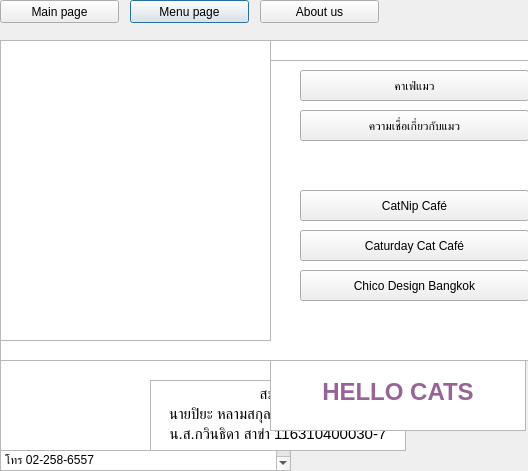
 <widget class="QDialog" name="Dialog">
  <property name="geometry">
   <rect>
    <x>0</x>
    <y>0</y>
    <width>528</width>
    <height>471</height>
   </rect>
  </property>
  <property name="minimumSize">
   <size>
    <width>520</width>
    <height>471</height>
   </size>
  </property>
  <property name="maximumSize">
   <size>
    <width>528</width>
    <height>16777215</height>
   </size>
  </property>
  <property name="windowTitle">
   <string>Dialog</string>
  </property>
  <property name="styleSheet">
   <string notr="true">background-image: url(:/cat/photo/56ea04557da1b2cad74b5d3fcc08c3ff.jpg);</string>
  </property>
  <widget class="QListView" name="listView">
   <property name="geometry">
    <rect>
     <x>160</x>
     <y>40</y>
     <width>371</width>
     <height>301</height>
    </rect>
   </property>
   <property name="styleSheet">
    <string notr="true">background-image: url(:/cat/photo/แมวส้ม-1.jpg);</string>
   </property>
  </widget>
  <widget class="QPushButton" name="pushButton_5">
   <property name="geometry">
    <rect>
     <x>130</x>
     <y>0</y>
     <width>119</width>
     <height>23</height>
    </rect>
   </property>
   <property name="styleSheet">
    <string notr="true">background-image: url(:/newPrefix/python/bbceen.jpg);</string>
   </property>
   <property name="text">
    <string>Menu page</string>
   </property>
  </widget>
  <widget class="QPushButton" name="pushButton_4">
   <property name="geometry">
    <rect>
     <x>0</x>
     <y>0</y>
     <width>119</width>
     <height>23</height>
    </rect>
   </property>
   <property name="styleSheet">
    <string notr="true">background-image: url(:/newPrefix/python/bbceen.jpg);</string>
   </property>
   <property name="text">
    <string>Main page</string>
   </property>
  </widget>
  <widget class="QPushButton" name="pushButton_6">
   <property name="geometry">
    <rect>
     <x>300</x>
     <y>70</y>
     <width>229</width>
     <height>31</height>
    </rect>
   </property>
   <property name="styleSheet">
    <string notr="true">background-image: url(:/newPrefix/python/bbceen.jpg);
font: 14pt &quot;MS Shell Dlg 2&quot;;</string>
   </property>
   <property name="text">
    <string>คาเฟ่แมว</string>
   </property>
  </widget>
  <widget class="QPushButton" name="pushButton_7">
   <property name="geometry">
    <rect>
     <x>300</x>
     <y>110</y>
     <width>229</width>
     <height>31</height>
    </rect>
   </property>
   <property name="styleSheet">
    <string notr="true">background-image: url(:/newPrefix/python/bbceen.jpg);
font: 14pt &quot;MS Shell Dlg 2&quot;;</string>
   </property>
   <property name="text">
    <string>ความเชื่อเกี่ยวกับแมว</string>
   </property>
  </widget>
  <widget class="QPushButton" name="pushButton_9">
   <property name="geometry">
    <rect>
     <x>260</x>
     <y>0</y>
     <width>119</width>
     <height>23</height>
    </rect>
   </property>
   <property name="styleSheet">
    <string notr="true">background-image: url(:/newPrefix/python/bbceen.jpg);</string>
   </property>
   <property name="text">
    <string>About us</string>
   </property>
  </widget>
  <widget class="QPushButton" name="pushButton_10">
   <property name="geometry">
    <rect>
     <x>300</x>
     <y>230</y>
     <width>229</width>
     <height>31</height>
    </rect>
   </property>
   <property name="styleSheet">
    <string notr="true">background-image: url(:/newPrefix/python/bbceen.jpg);
font: 14pt &quot;MS Shell Dlg 2&quot;;</string>
   </property>
   <property name="text">
    <string>Caturday Cat Café</string>
   </property>
  </widget>
  <widget class="QPushButton" name="pushButton_14">
   <property name="geometry">
    <rect>
     <x>300</x>
     <y>270</y>
     <width>229</width>
     <height>31</height>
    </rect>
   </property>
   <property name="styleSheet">
    <string notr="true">background-image: url(:/newPrefix/python/bbceen.jpg);
font: 14pt &quot;MS Shell Dlg 2&quot;;</string>
   </property>
   <property name="text">
    <string>Chico Design Bangkok</string>
   </property>
  </widget>
  <widget class="QListView" name="listView_4">
   <property name="geometry">
    <rect>
     <x>0</x>
     <y>40</y>
     <width>271</width>
     <height>301</height>
    </rect>
   </property>
   <property name="styleSheet">
    <string notr="true">background-image: url(:/cafe/crop/1.jpg);</string>
   </property>
  </widget>
  <widget class="QPlainTextEdit" name="plainTextEdit_3">
   <property name="geometry">
    <rect>
     <x>0</x>
     <y>350</y>
     <width>291</width>
     <height>121</height>
    </rect>
   </property>
   <property name="styleSheet">
    <string notr="true">font: 10pt &quot;MS Shell Dlg 2&quot;;
background-image: url(:/cat/photo/ปุ่ม1.jpg);</string>
   </property>
   <property name="plainText">
    <string>สถานที่:
ซอย8 ถ.นราธิวาสราชนครินทร์
(สถานี BTS ที่ใกล้ที่สุด: สุรศักดิ์)

เวลาเปิดทำการ:
จันทร์-อาทิตย์
11.00 - 20.00 น.
(หยุดทุกวันพุธ)

ช่องทางติดต่อ:
โทร 089-665-6425</string>
   </property>
  </widget>
  <widget class="QPushButton" name="pushButton_13">
   <property name="geometry">
    <rect>
     <x>300</x>
     <y>190</y>
     <width>229</width>
     <height>31</height>
    </rect>
   </property>
   <property name="styleSheet">
    <string notr="true">background-image: url(:/newPrefix/python/bbceen.jpg);
font: 14pt &quot;MS Shell Dlg 2&quot;;</string>
   </property>
   <property name="text">
    <string>CatNip Café</string>
   </property>
  </widget>
  <widget class="QListView" name="listView_5">
   <property name="geometry">
    <rect>
     <x>0</x>
     <y>60</y>
     <width>271</width>
     <height>261</height>
    </rect>
   </property>
   <property name="styleSheet">
    <string notr="true">background-image: url(:/cafe/crop/2.jpg);</string>
   </property>
  </widget>
  <widget class="QPlainTextEdit" name="plainTextEdit_4">
   <property name="geometry">
    <rect>
     <x>0</x>
     <y>350</y>
     <width>291</width>
     <height>121</height>
    </rect>
   </property>
   <property name="styleSheet">
    <string notr="true">font: 10pt &quot;MS Shell Dlg 2&quot;;
background-image: url(:/cat/photo/ปุ่ม1.jpg);</string>
   </property>
   <property name="plainText">
    <string>สถานที่:
โครงการ Coco Walk ราชเทวี
(สถานี BTS ที่ใกล้ที่สุด: ราชเทวี)

เวลาเปิดทำการ:
อังคาร-อาทิตย์
12.00 - 21.00 น.
(หยุดทุกวันจันทร์)

ช่องทางติดต่อ:
โทร 02-656-5247
</string>
   </property>
  </widget>
  <widget class="QListView" name="listView_6">
   <property name="geometry">
    <rect>
     <x>0</x>
     <y>60</y>
     <width>271</width>
     <height>261</height>
    </rect>
   </property>
   <property name="styleSheet">
    <string notr="true">background-image: url(:/cafe/crop/3.3.jpg);</string>
   </property>
  </widget>
  <widget class="QPlainTextEdit" name="plainTextEdit_5">
   <property name="geometry">
    <rect>
     <x>0</x>
     <y>350</y>
     <width>291</width>
     <height>121</height>
    </rect>
   </property>
   <property name="styleSheet">
    <string notr="true">font: 10pt &quot;MS Shell Dlg 2&quot;;
background-image: url(:/cat/photo/ปุ่ม1.jpg);</string>
   </property>
   <property name="plainText">
    <string>สถานที่:
ซอย 53 ถนนสุขุมวิท

เวลาเปิดทำการ:
09.30 - 18.00 น.

ช่องทางติดต่อ:
โทร 02-258-6557</string>
   </property>
  </widget>
  <widget class="QPlainTextEdit" name="plainTextEdit_6">
   <property name="geometry">
    <rect>
     <x>0</x>
     <y>60</y>
     <width>281</width>
     <height>391</height>
    </rect>
   </property>
   <property name="styleSheet">
    <string notr="true">font: 10pt &quot;MS Shell Dlg 2&quot;;
background-image: url(:/cat/photo/ปุ่ม1.jpg);</string>
   </property>
   <property name="plainText">
    <string>&gt;ความเชื่อของแต่ละประเทศ&lt;

-เนเธอร์แลน
แมวเป็นสัตว์ขี้เมาท์ ห้ามพูดความลับกับแมว

-ญี่ปุ่น
ถ้าแมวล้างหน้าด้วยอุ้งเท้า จะมีคนมาหาและแมวกวักช่วยนำโชค

-อินโดนีเซีย
ถ้าอยากให้ฝนตก เทน้ำใส่แมว

-ไอซ์แลนด์
จะโดนแมวจับกินในวันคริสต์มาส
และถ้าไม่ใส่เสื้อผ้าใหม่ในวันคริสต์มาสอีฟ

-อิตาลี
แมวจามมแปลว่าจะโชคดี

-รัสเซีย
เลี้ยงแมว Russian Blue จะทำให้โชคดี</string>
   </property>
  </widget>
  <widget class="QListWidget" name="listWidget">
   <property name="geometry">
    <rect>
     <x>0</x>
     <y>60</y>
     <width>531</width>
     <height>301</height>
    </rect>
   </property>
   <property name="styleSheet">
    <string notr="true">background-image: url(:/cat/photo/5.jpg);</string>
   </property>
  </widget>
  <widget class="QTextBrowser" name="textBrowser">
   <property name="geometry">
    <rect>
     <x>150</x>
     <y>380</y>
     <width>256</width>
     <height>71</height>
    </rect>
   </property>
   <property name="styleSheet">
    <string notr="true">background-image: url(:/cat/photo/ปุ่ม2.jpg);</string>
   </property>
   <property name="html">
    <string>&lt;!DOCTYPE HTML PUBLIC &quot;-//W3C//DTD HTML 4.0//EN&quot; &quot;http://www.w3.org/TR/REC-html40/strict.dtd&quot;&gt;
&lt;html&gt;&lt;head&gt;&lt;meta name=&quot;qrichtext&quot; content=&quot;1&quot; /&gt;&lt;style type=&quot;text/css&quot;&gt;
p, li { white-space: pre-wrap; }
&lt;/style&gt;&lt;/head&gt;&lt;body style=&quot; font-family:'MS Shell Dlg 2'; font-size:8.25pt; font-weight:400; font-style:normal;&quot;&gt;
&lt;p align=&quot;center&quot; style=&quot; margin-top:0px; margin-bottom:0px; margin-left:0px; margin-right:0px; -qt-block-indent:0; text-indent:0px;&quot;&gt;&lt;span style=&quot; font-size:11pt;&quot;&gt;สมาชิก&lt;/span&gt;&lt;/p&gt;
&lt;p align=&quot;center&quot; style=&quot; margin-top:0px; margin-bottom:0px; margin-left:0px; margin-right:0px; -qt-block-indent:0; text-indent:0px;&quot;&gt;&lt;span style=&quot; font-size:11pt;&quot;&gt;นายปิยะ หลามสกุล 116310462023-7&lt;/span&gt;&lt;/p&gt;
&lt;p align=&quot;center&quot; style=&quot; margin-top:0px; margin-bottom:0px; margin-left:0px; margin-right:0px; -qt-block-indent:0; text-indent:0px;&quot;&gt;&lt;span style=&quot; font-size:11pt;&quot;&gt;น.ส.กวินธิดา สาขำ 116310400030-7&lt;/span&gt;&lt;/p&gt;&lt;/body&gt;&lt;/html&gt;</string>
   </property>
  </widget>
  <widget class="QTextBrowser" name="textBrowser_2">
   <property name="geometry">
    <rect>
     <x>270</x>
     <y>360</y>
     <width>256</width>
     <height>71</height>
    </rect>
   </property>
   <property name="styleSheet">
    <string notr="true">background-image: url(:/cat/photo/ปุ่ม2.jpg);</string>
   </property>
   <property name="html">
    <string>&lt;!DOCTYPE HTML PUBLIC &quot;-//W3C//DTD HTML 4.0//EN&quot; &quot;http://www.w3.org/TR/REC-html40/strict.dtd&quot;&gt;
&lt;html&gt;&lt;head&gt;&lt;meta name=&quot;qrichtext&quot; content=&quot;1&quot; /&gt;&lt;style type=&quot;text/css&quot;&gt;
p, li { white-space: pre-wrap; }
&lt;/style&gt;&lt;/head&gt;&lt;body style=&quot; font-family:'MS Shell Dlg 2'; font-size:8.25pt; font-weight:400; font-style:normal;&quot;&gt;
&lt;p align=&quot;center&quot; style=&quot;-qt-paragraph-type:empty; margin-top:0px; margin-bottom:0px; margin-left:0px; margin-right:0px; -qt-block-indent:0; text-indent:0px;&quot;&gt;&lt;br /&gt;&lt;/p&gt;
&lt;p align=&quot;center&quot; style=&quot; margin-top:0px; margin-bottom:0px; margin-left:0px; margin-right:0px; -qt-block-indent:0; text-indent:0px;&quot;&gt;&lt;span style=&quot; font-size:18pt; font-weight:600; color:#966496;&quot;&gt;HELLO CATS&lt;/span&gt;&lt;/p&gt;&lt;/body&gt;&lt;/html&gt;</string>
   </property>
  </widget>
  <zorder>listView</zorder>
  <zorder>plainTextEdit_3</zorder>
  <zorder>plainTextEdit_4</zorder>
  <zorder>plainTextEdit_5</zorder>
  <zorder>plainTextEdit_6</zorder>
  <zorder>listWidget</zorder>
  <zorder>pushButton_5</zorder>
  <zorder>pushButton_4</zorder>
  <zorder>pushButton_6</zorder>
  <zorder>pushButton_7</zorder>
  <zorder>pushButton_9</zorder>
  <zorder>pushButton_10</zorder>
  <zorder>pushButton_14</zorder>
  <zorder>pushButton_13</zorder>
  <zorder>listView_5</zorder>
  <zorder>textBrowser</zorder>
  <zorder>textBrowser_2</zorder>
  <zorder>listView_6</zorder>
  <zorder>listView_4</zorder>
 </widget>
